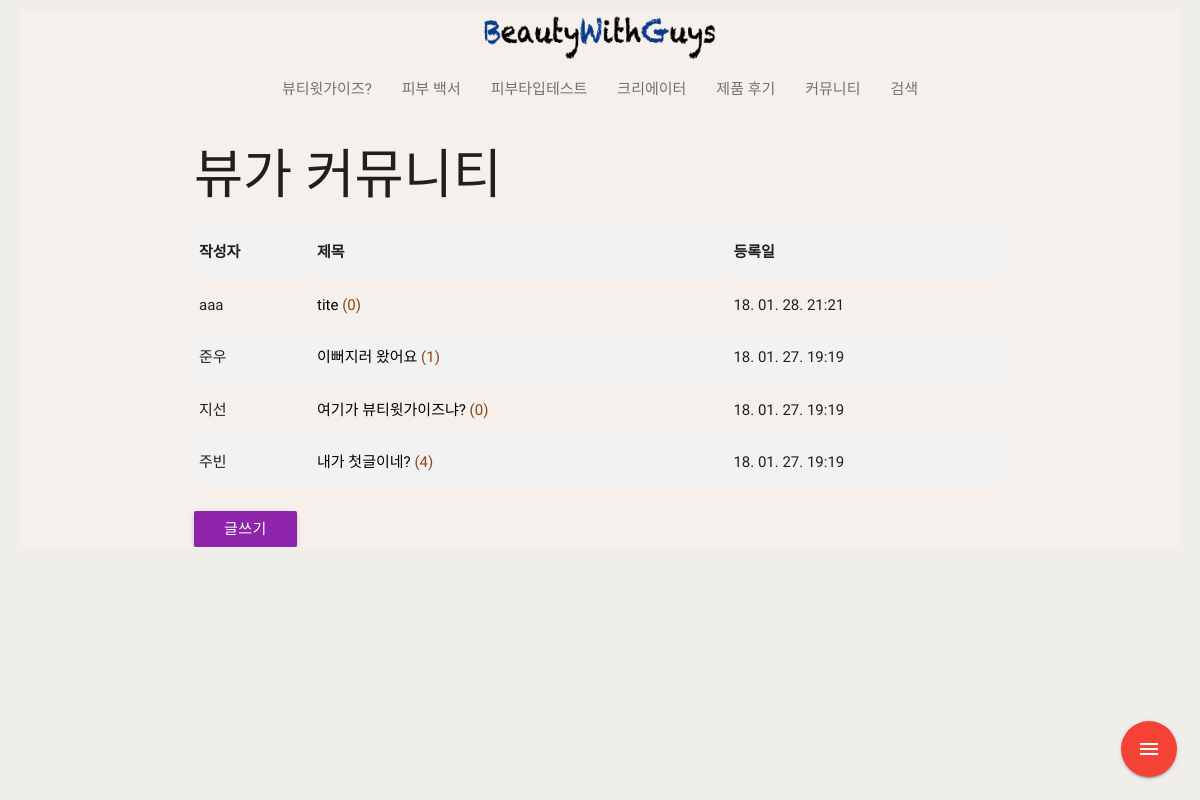
Page /post/ on the earlier database version.
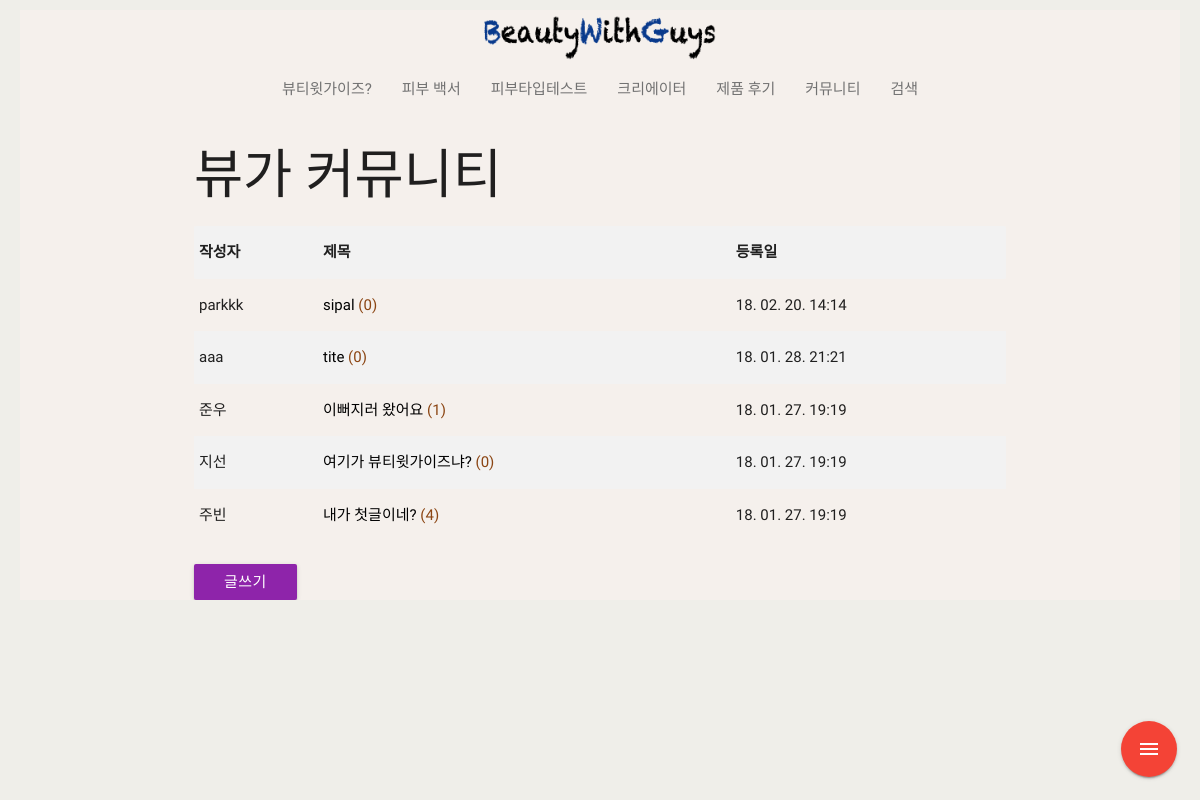
Same page on the later database version.
### post/models.py (models this page shows, shortened)
class Post(models.Model):
    tag = models.ManyToManyField(Tag, blank=True, null=True)
    hashtag = models.CharField(max_length=10)
    user = models.CharField(max_length=20)
    title = models.CharField(max_length=50)
    content = models.TextField()
    created_at = models.DateTimeField(
        auto_now_add=True,
    )
    updated_at = models.DateTimeField(
        auto_now=True,
    )
    file = models.FileField(blank=True)
    photo = models.ImageField(blank=True, upload_to="blog/%Y/%m/%d")

### post/views.py (the view)
# urls.py: path('', views.post_list, name='post_list'),
def post_list(request):
    posts = Post.objects.all().order_by('-pk')
    paginator = Paginator(posts, 15)
    page = request.GET.get('page')
    try:
        posts = paginator.page(page)
    except PageNotAnInteger:
        posts = paginator.page(1)
    except EmptyPage:
        posts = paginator.page(paginator.num_pages)
    ctx = {
        'posts': posts,
    }
    return render(request, 'post/post_list.html', ctx)

### post/templates/post/post_list.html (shortened to what this page needs)
{% extends 'base.html' %}
{% load static %}
{% block content %}
        <h2>뷰가 커뮤니티</h2>
        <table class="striped">
            <tr><th>작성자</th><th>제목</th><th>등록일</th></tr>
            {% for post in posts %}
            <tr>
                <td>{{ post.user }}</td>
                <td><a href = "{% url 'post:post_detail' post.pk %}">
                    <span style="overflow:hidden;">{{ post.title }}</span>
                    <span style="color:saddlebrown;">({{ post.comment_set.count }})</span></a></td>
                <td>{{ post.created_at|date:"y. m. j. G:H" }}</td>
            </tr>
            {% endfor %}
        </table>
<br>
<a href="{% url 'post:post_write' %}"><button class="btn purple darken-1">글쓰기</button></a>
{% endblock %}

Differences in the rows shown:
added Post: user "parkkk", title "sipal", comment_set.count "0", created_at "18. 02. 20. 14:14"
